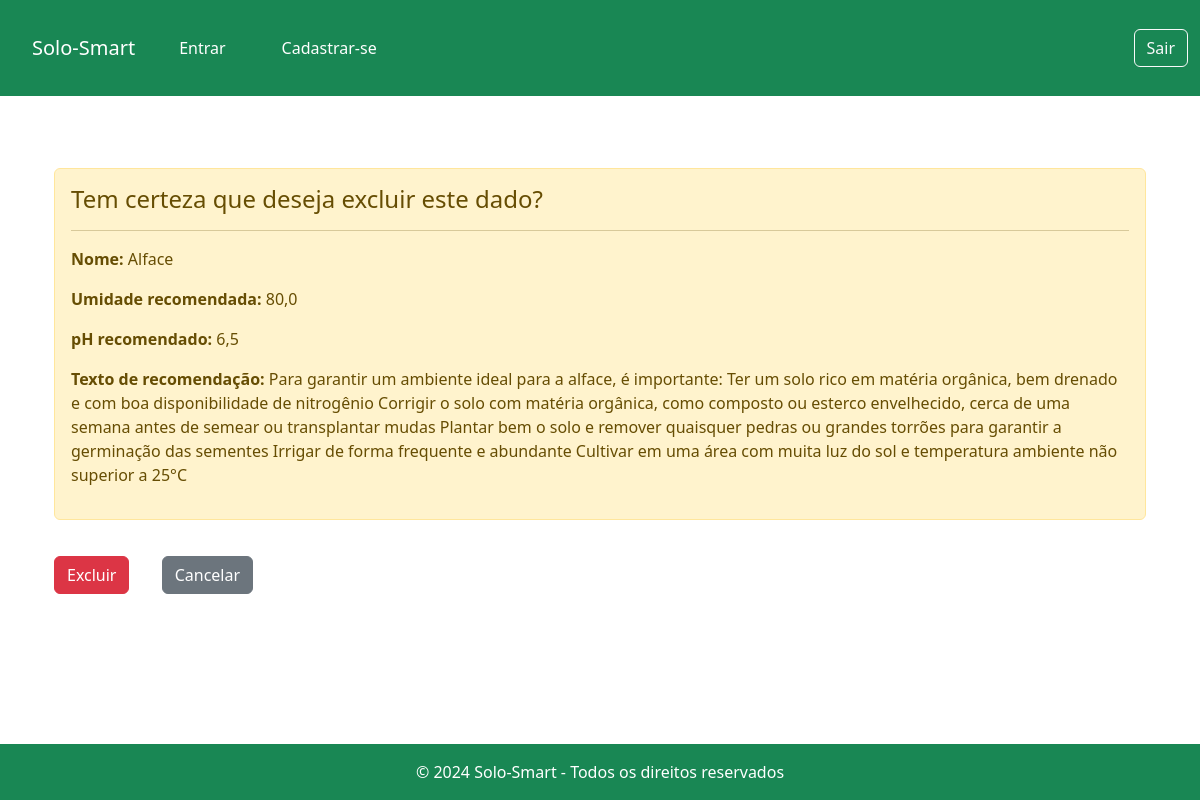
The app's page /excluir_cultivo/2/ with its own data.
### app_fazenda/models.py (models this page shows, shortened)
class Cultivo(models.Model):
    id = models.AutoField(primary_key=True)
    nome = models.CharField(max_length=255)
    umidade_recomendado = models.FloatField()
    ph_recomendado = models.FloatField()
    texto_recomendacao = models.TextField(max_length=1200, null=True)
    usuario = models.ForeignKey(get_user_model(), on_delete=models.CASCADE)

### app_fazenda/views.py (the view)
# urls.py: path('excluir_cultivo/<int:pk>/', views.CultivoDeleteView.as_view(), name='excluir_cultivo'),
class CultivoDeleteView(DeleteView):
    model = Cultivo
    template_name = 'cultivo/excluir.html'
    success_url = reverse_lazy('listar_cultivos')

### app_fazenda/templates/cultivo/excluir.html (shortened to what this page needs)
{% extends 'base.html' %}
{% block content %}
<div class="container mt-5">
    <div class="alert alert-warning" role="alert">
        <h4 class="alert-heading">Tem certeza que deseja excluir este dado?</h4>
        <hr>
        <p><strong>Nome:</strong> {{ object.nome }}</p>
        <p><strong>Umidade recomendada:</strong> {{ object.umidade_recomendado }}</p>
        <p><strong>pH recomendado:</strong> {{ object.ph_recomendado }}</p>
        <p><strong>Texto de recomendação:</strong> {{ object.texto_recomendacao }}</p>
    </div>
    <form method="POST" class="mt-3">
        <button type="submit" class="btn btn-danger me-2">Excluir</button>
        <a href="{% url 'listar_cultivos' %}" class="btn btn-secondary">Cancelar</a>
    </form>
</div>
{% endblock %}

### static/css/styles.css (style rules this page uses)
* { padding: 0; margin: 0; }
body, html { height: 100%; margin: 0; display: flex; flex-direction: column; }
a { text-decoration: none; margin: 20px; color: white; font-size: 18px; }

### records on screen
Cultivo: nome "Alface", umidade_recomendado "80,0", ph_recomendado "6,5", texto_recomendacao "Para garantir um ambiente ideal para a alface, é importante: Ter um solo rico em matéria orgânica, bem drenado e com boa disponibilidade de nitrogênio Corrigir o solo com matéria orgânica, como composto ou esterco envelhecido, cerca de uma semana antes de semear ou transplantar mudas Plantar bem o solo e remover quaisquer pedras ou grandes torrões para garantir a germinação das sementes Irrigar de forma frequente e abundante Cultivar em uma área com muita luz do sol e temperatura ambiente não superior a 25°C"
